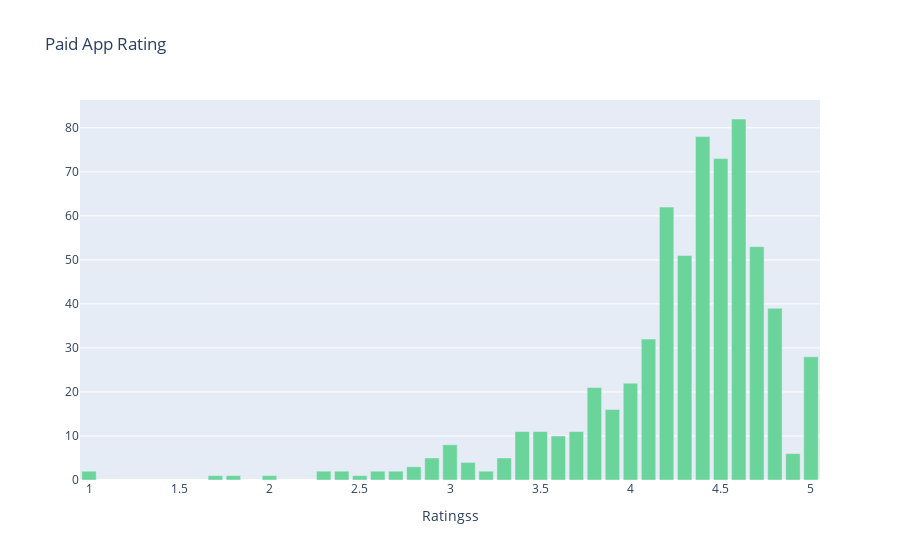

The notebook cell saved with this chart:
### Code cell
v2=d2[col].value_counts().reset_index()
v2=v2.rename(columns={col:'count','index':col})
v2['percent']=v2['count'].apply(lambda x : 100*x/sum(v2['count']))
v2=v2.sort_values(col)
trace1 = go.Bar(x=v2[col], y=v2["count"], name="Paid",  marker=dict(color="b"))
layout={'title':"Paid App Rating",'xaxis':{'title':"Ratingss"}}
fig = go.Figure(data=[trace1], layout=layout)
iplot(fig)

### Figure 1 — Plotly figure (JSON) as saved in the notebook; plotly's stock layout.template omitted (floating-point values rounded to 4 significant figures)
{"data": [{"marker": {"color": "#6ad49b"}, "name": "Paid", "type": "bar", "x": [1, 1.7, 1.8, 2, 2.3, 2.4, 2.5, 2.6, 2.7, 2.8, 2.9, 3, 3.1, 3.2, 3.3, 3.4, 3.5, 3.6, 3.7, 3.8, 3.9, 4, 4.1, 4.2, 4.3, 4.4, 4.5, 4.6, 4.7, 4.8, 4.9, 5], "y": [2, 1, 1, 1, 2, 2, 1, 2, 2, 3, 5, 8, 4, 2, 5, 11, 11, 10, 11, 21, 16, 22, 32, 62, 51, 78, 73, 82, 53, 39, 6, 28]}], "layout": {"title": {"text": "Paid App Rating"}, "xaxis": {"title": {"text": "Ratingss"}}}}
